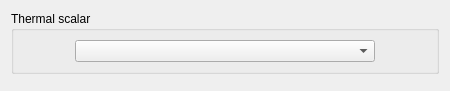
<?xml version="1.0" encoding="UTF-8"?>
<ui version="4.0">
 <class>ThermalScalarForm</class>
 <widget class="QWidget" name="ThermalScalarForm">
  <property name="geometry">
   <rect>
    <x>0</x>
    <y>0</y>
    <width>450</width>
    <height>91</height>
   </rect>
  </property>
  <property name="windowTitle">
   <string>Form</string>
  </property>
  <layout class="QGridLayout">
   <item row="0" column="0">
    <widget class="QGroupBox" name="groupBox">
     <property name="toolTip">
      <string>&lt;html&gt;&lt;head/&gt;&lt;body&gt;&lt;p&gt;&lt;span style=&quot; font-size:9pt;&quot;&gt;Select the thermal scalar that will used during the computation. If a scalar is selected, the conjuguate heat transfer and the radiative transfers headings can be filled.&lt;/span&gt;&lt;/p&gt;&lt;p&gt;&lt;span style=&quot; font-size:9pt;&quot;&gt;(Code_Saturne key words: &lt;/span&gt;&lt;span style=&quot; font-size:9pt; font-weight:600;&quot;&gt;ISCALT&lt;/span&gt;&lt;span style=&quot; font-size:9pt;&quot;&gt;, &lt;/span&gt;&lt;span style=&quot; font-size:9pt; font-weight:600;&quot;&gt;ISCSTH&lt;/span&gt;&lt;span style=&quot; font-size:9pt;&quot;&gt;)&lt;/span&gt;&lt;/p&gt;&lt;/body&gt;&lt;/html&gt;</string>
     </property>
     <property name="title">
      <string>Thermal scalar</string>
     </property>
     <property name="flat">
      <bool>false</bool>
     </property>
     <property name="checkable">
      <bool>false</bool>
     </property>
     <property name="checked">
      <bool>false</bool>
     </property>
     <layout class="QGridLayout">
      <property name="leftMargin">
       <number>9</number>
      </property>
      <property name="horizontalSpacing">
       <number>6</number>
      </property>
      <item row="0" column="0">
       <layout class="QHBoxLayout">
        <item>
         <spacer>
          <property name="orientation">
           <enum>Qt::Horizontal</enum>
          </property>
          <property name="sizeHint" stdset="0">
           <size>
            <width>16</width>
            <height>20</height>
           </size>
          </property>
         </spacer>
        </item>
        <item>
         <widget class="QComboBox" name="comboBoxThermal">
          <property name="minimumSize">
           <size>
            <width>300</width>
            <height>0</height>
           </size>
          </property>
          <property name="toolTip">
           <string>&lt;html&gt;&lt;head/&gt;&lt;body&gt;&lt;p&gt;&lt;span style=&quot; font-size:9pt;&quot;&gt;Select the thermal scalar that will used during the computation. If a scalar is selected, the conjuguate heat transfer and the radiative transfers headings can be filled.&lt;/span&gt;&lt;/p&gt;&lt;p&gt;&lt;span style=&quot; font-size:9pt;&quot;&gt;(Code_Saturne key words: &lt;/span&gt;&lt;span style=&quot; font-size:9pt; font-weight:600;&quot;&gt;ISCALT&lt;/span&gt;&lt;span style=&quot; font-size:9pt;&quot;&gt;, &lt;/span&gt;&lt;span style=&quot; font-size:9pt; font-weight:600;&quot;&gt;ISCSTH&lt;/span&gt;&lt;span style=&quot; font-size:9pt;&quot;&gt;)&lt;/span&gt;&lt;/p&gt;&lt;/body&gt;&lt;/html&gt;</string>
          </property>
          <property name="statusTip">
           <string>Select the thermal scalar</string>
          </property>
         </widget>
        </item>
        <item>
         <spacer>
          <property name="orientation">
           <enum>Qt::Horizontal</enum>
          </property>
          <property name="sizeHint" stdset="0">
           <size>
            <width>16</width>
            <height>20</height>
           </size>
          </property>
         </spacer>
        </item>
       </layout>
      </item>
     </layout>
    </widget>
   </item>
   <item row="1" column="0">
    <spacer>
     <property name="orientation">
      <enum>Qt::Vertical</enum>
     </property>
     <property name="sizeHint" stdset="0">
      <size>
       <width>21</width>
       <height>16</height>
      </size>
     </property>
    </spacer>
   </item>
  </layout>
 </widget>
 <resources/>
 <connections/>
</ui>
